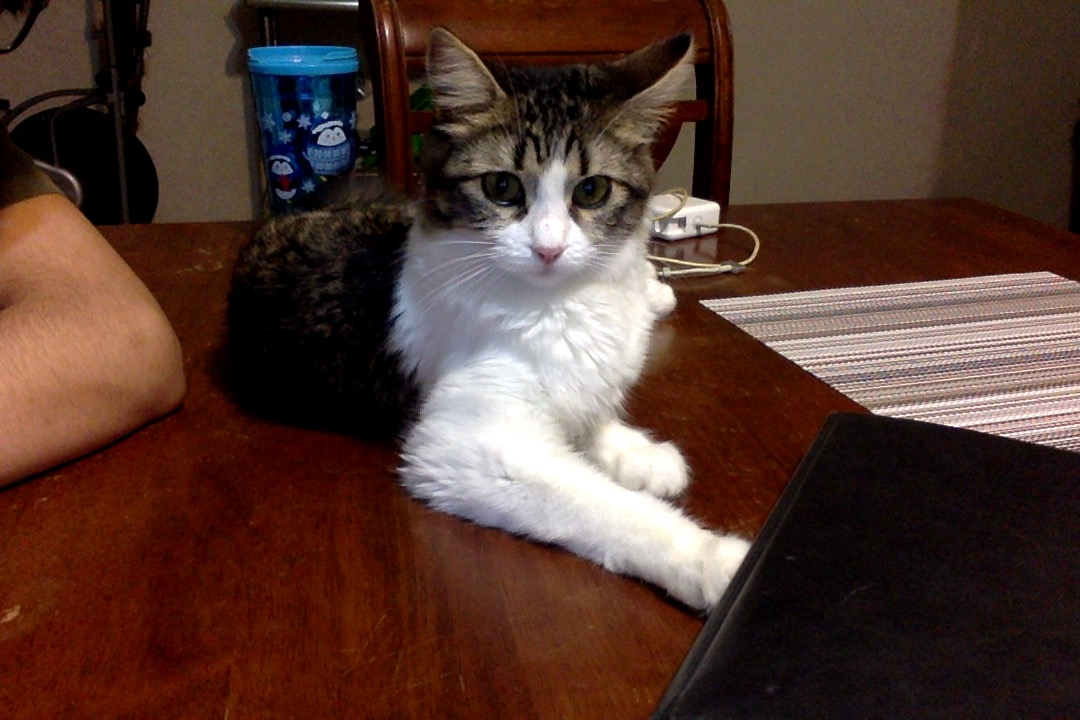
#> input picture DIP/Ejercicio 2/Cat.jpg, 1080 x 720 px, found by its file name
$ python Ejercicio2.py
#> lines starting #> are read from the running program, lines starting #| are printed output that depends on the picture
#Apertura de imágenes y conversión RGB a escala de grises
#Elaborado por César Alejandro Villegas Espíndola

#Importación de librerias
from matplotlib import pyplot as plt
import matplotlib.image as mpimg

img = mpimg.imread('/Users/cvillegas/workspace/Py/DIP/Ejercicio 2/Cat.jpg')
#> img is the input picture: shape (720, 1080, 3); mean R, G, B 84.8, 58, 49.1

#Conversión a escala de grises
#Separar cada canal
R = img[:,:,0]
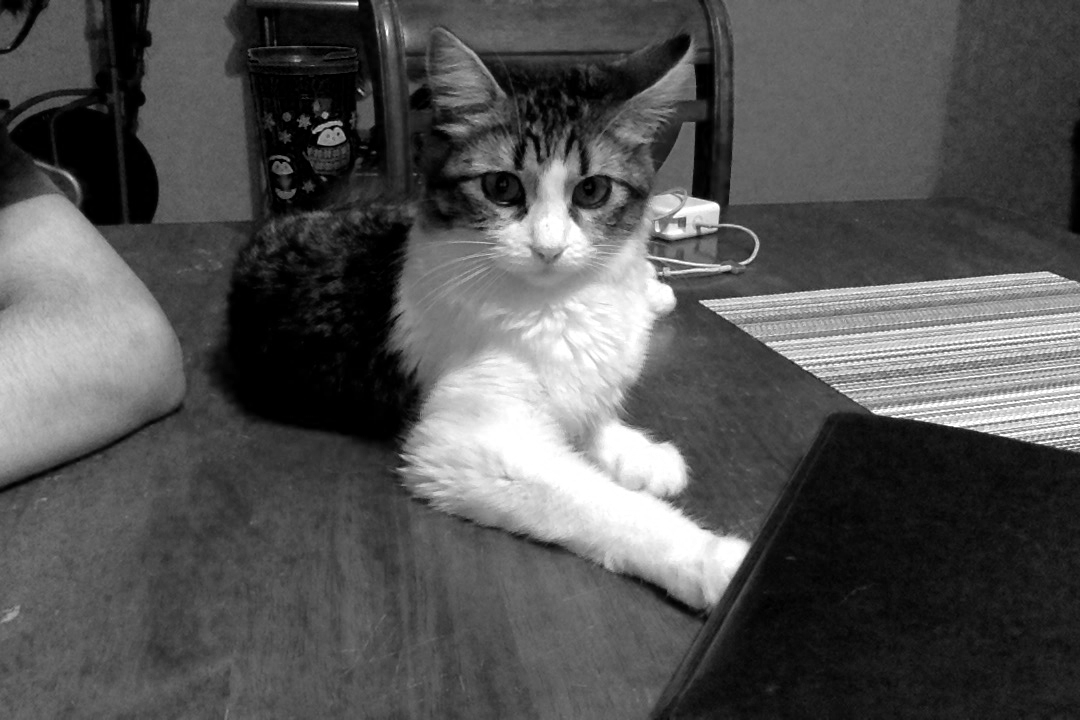
#> R: shape (720, 1080); min 0, max 255, mean 84.8
G = img[:,:,1]
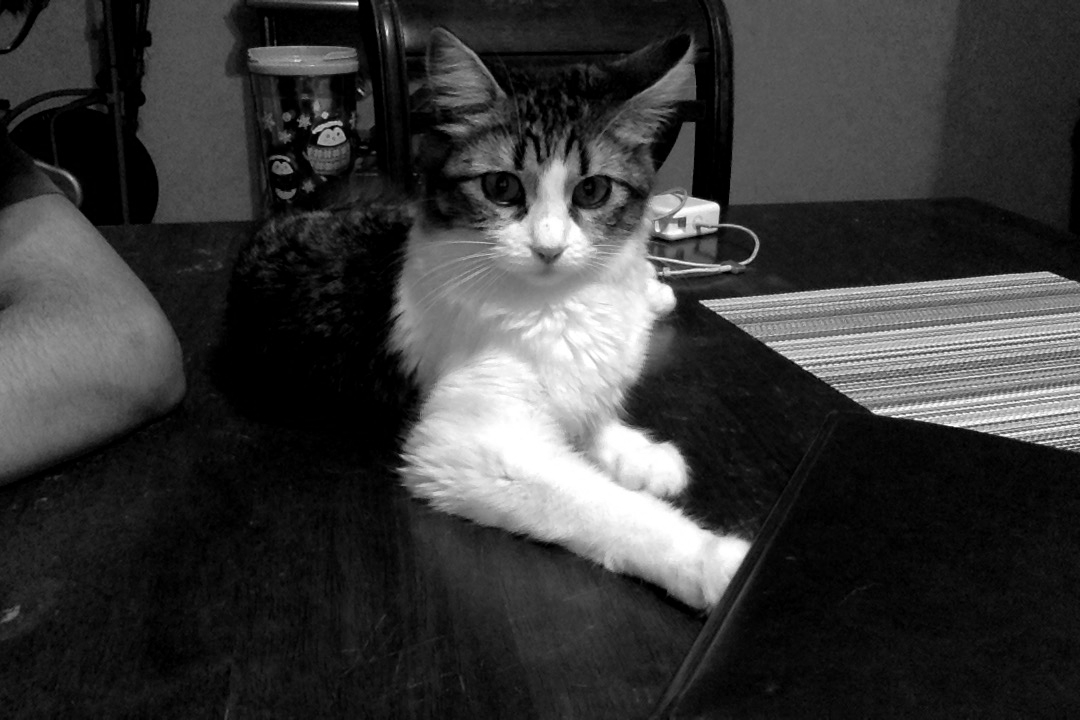
#> G: shape (720, 1080); min 0, max 255, mean 58
B = img[:,:,2]
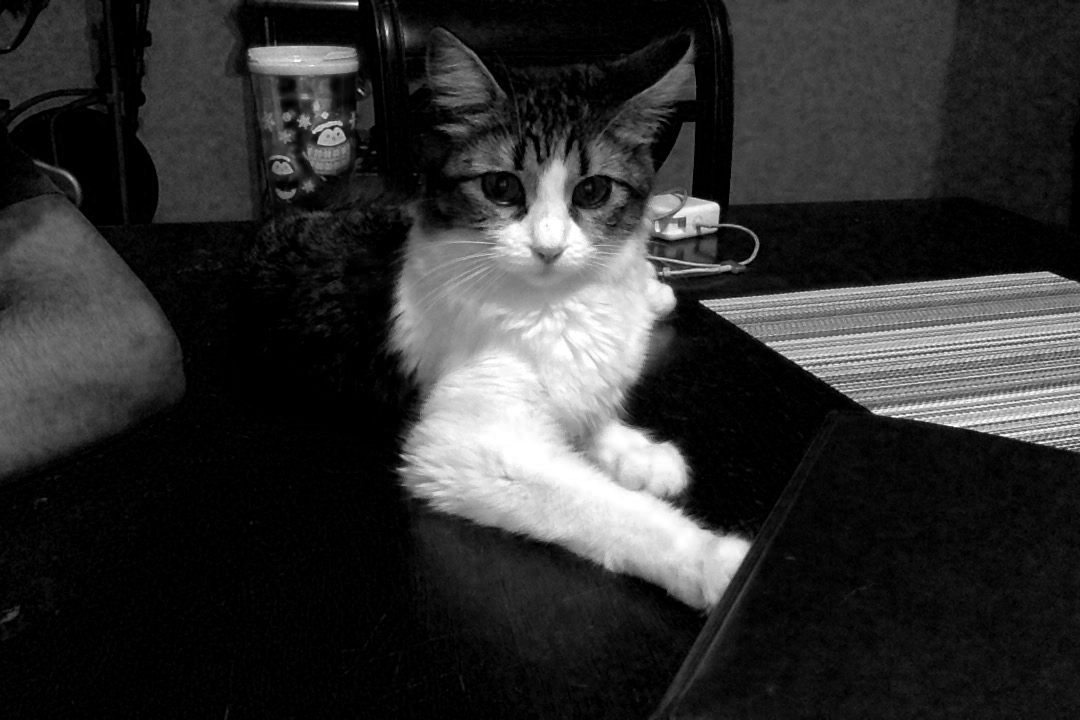
#> B: shape (720, 1080); min 0, max 255, mean 49.1

img_gris = 0.2989*R + 0.5870*G + 0.1140*B

#Desplegamos las imagen a color
plt.imshow(img) #Este comando forma la imagen
plt.title("Imagen a color")
plt.show() #Este comando despliega la imagen

#Imagen a escala de grises
plt.imshow(img_gris, cmap='gray') #Este comando forma la imagen
plt.title("Imagen a escala de grises")
plt.show() #Este comando despliega la imagen

#Uso de libreria skimage - Compacta pero completa
from skimage import color
from skimage import io

img2 = io.imread('/Users/cvillegas/workspace/Py/DIP/Ejercicio 2/Cat.jpg')
img2_gris = color.rgb2gray(img2)

#Imagen a color
imgplot = plt.imshow(img2)
plt.show()

#Imagen a escala de grises
imgplot = plt.imshow(img2_gris, cmap='gray')
plt.show()

 #Uso de la libreria PIL - Sirve para el tratamiento de imágenes
from PIL import Image

img3 = Image.open('/Users/cvillegas/workspace/Py/DIP/Ejercicio 2/Cat.jpg')
img3_gris = img3.convert('L')
img3_gris.save('Cat_gray.jpg')

#Uso de la libreria OPEN CV
#import CV2
#img4 = cv2.imread('/Users/cvillegas/workspace/Py/DIP/Ejercicio 2/Cat.jpg')
#plt.imshow(img4)
